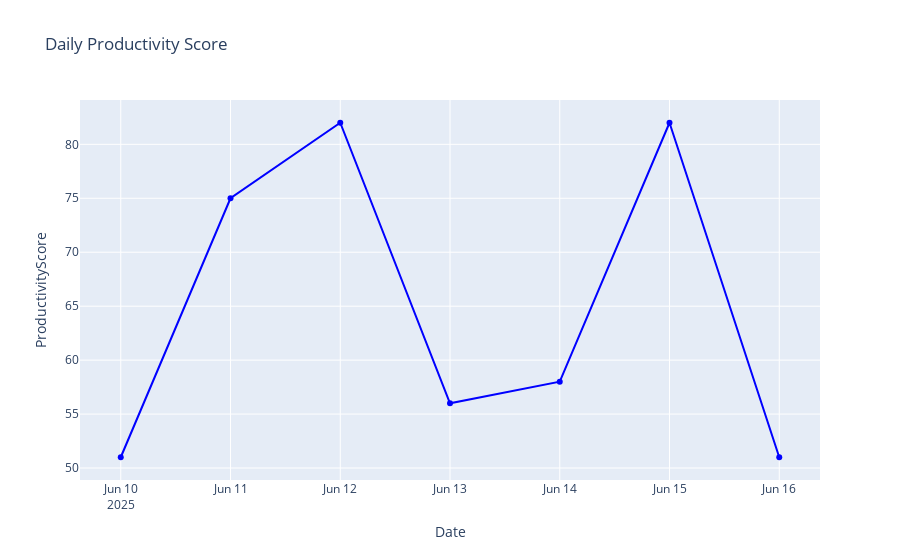

This figure's notebook cell:
### Code cell
# STEP 1: Import required libraries
import pandas as pd
import matplotlib.pyplot as plt
import seaborn as sns
import plotly.express as px
import os

# STEP 2: Ensure folders exist
os.makedirs("data", exist_ok=True)
os.makedirs("visuals", exist_ok=True)

# STEP 3: Load your dataset (Make sure the CSV is in the 'data' folder)
csv_path = os.path.join("data", "student_daily_data.csv")
if not os.path.exists(csv_path):
    # Create a sample DataFrame if the file does not exist
    import numpy as np
    import datetime
    dates = pd.date_range(datetime.date.today(), periods=7).strftime('%Y-%m-%d')
    df = pd.DataFrame({
        'Date': dates,
        'StudyHours': np.random.uniform(1, 6, size=7),
        'SleepHours': np.random.uniform(5, 9, size=7),
        'ProductivityScore': np.random.randint(50, 100, size=7),
        'TasksCompleted': np.random.randint(1, 8, size=7),
        'ScreenTime': np.random.uniform(2, 8, size=7)
    })
    df.to_csv(csv_path, index=False)
else:
    df = pd.read_csv(csv_path)

# STEP 4: Scatter Plot - Study Hours vs Sleep Hours
plt.figure(figsize=(6, 4))
sns.scatterplot(
    data=df,
    x='StudyHours',
    y='SleepHours',
    hue='ProductivityScore',
    size='TasksCompleted',
    palette='coolwarm',
    legend='brief'
)
plt.title("Study Hours vs Sleep Hours")
plt.xlabel("Study Hours")
plt.ylabel("Sleep Hours")
plt.grid(True)
plt.tight_layout()
plt.savefig("visuals/study_sleep_correlation.png")
plt.show()

# STEP 5: Bar Chart - Tasks Completed Per Day
plt.figure(figsize=(8, 4))
sns.barplot(data=df, x='Date', y='TasksCompleted', palette='Greens_d')
plt.title("Tasks Completed Over Days")
plt.xlabel("Date")
plt.ylabel("Tasks Completed")
plt.xticks(rotation=45)
plt.tight_layout()
plt.savefig("visuals/task_completion_bar.png")
plt.show()

# STEP 6: Interactive Line Chart - Productivity Over Time
fig = px.line(
    df,
    x='Date',
    y='ProductivityScore',
    title="Daily Productivity Score",
    hover_data=['StudyHours', 'SleepHours', 'ScreenTime'],
    markers=True
)
fig.update_traces(line_color='blue')
fig.write_html("visuals/productivity_trends.html")
fig.show()

### Figure 1 — Plotly figure (JSON) as saved in the notebook; plotly's stock layout.template omitted (floating-point values rounded to 4 significant figures)
{"data": [{"customdata": [[2.603, 7.758, 6.703], [3.168, 6.668, 7.105], [3.231, 5.829, 7.611], [2.722, 8.952, 4.874], [4.64, 7.864, 3.801], [1.445, 5.612, 2.139], [3.585, 5.445, 2.274]], "hovertemplate": "Date=%{x}<br>ProductivityScore=%{y}<br>StudyHours=%{customdata[0]}<br>SleepHours=%{customdata[1]}<br>ScreenTime=%{customdata[2]}<extra></extra>", "legendgroup": "", "line": {"color": "blue", "dash": "solid"}, "marker": {"symbol": "circle"}, "mode": "lines+markers", "name": "", "orientation": "v", "showlegend": false, "type": "scatter", "x": ["2025-06-10", "2025-06-11", "2025-06-12", "2025-06-13", "2025-06-14", "2025-06-15", "2025-06-16"], "xaxis": "x", "y": [51, 75, 82, 56, 58, 82, 51], "yaxis": "y"}], "layout": {"legend": {"tracegroupgap": 0}, "title": {"text": "Daily Productivity Score"}, "xaxis": {"anchor": "y", "domain": [0, 1], "title": {"text": "Date"}}, "yaxis": {"anchor": "x", "domain": [0, 1], "title": {"text": "ProductivityScore"}}}}
